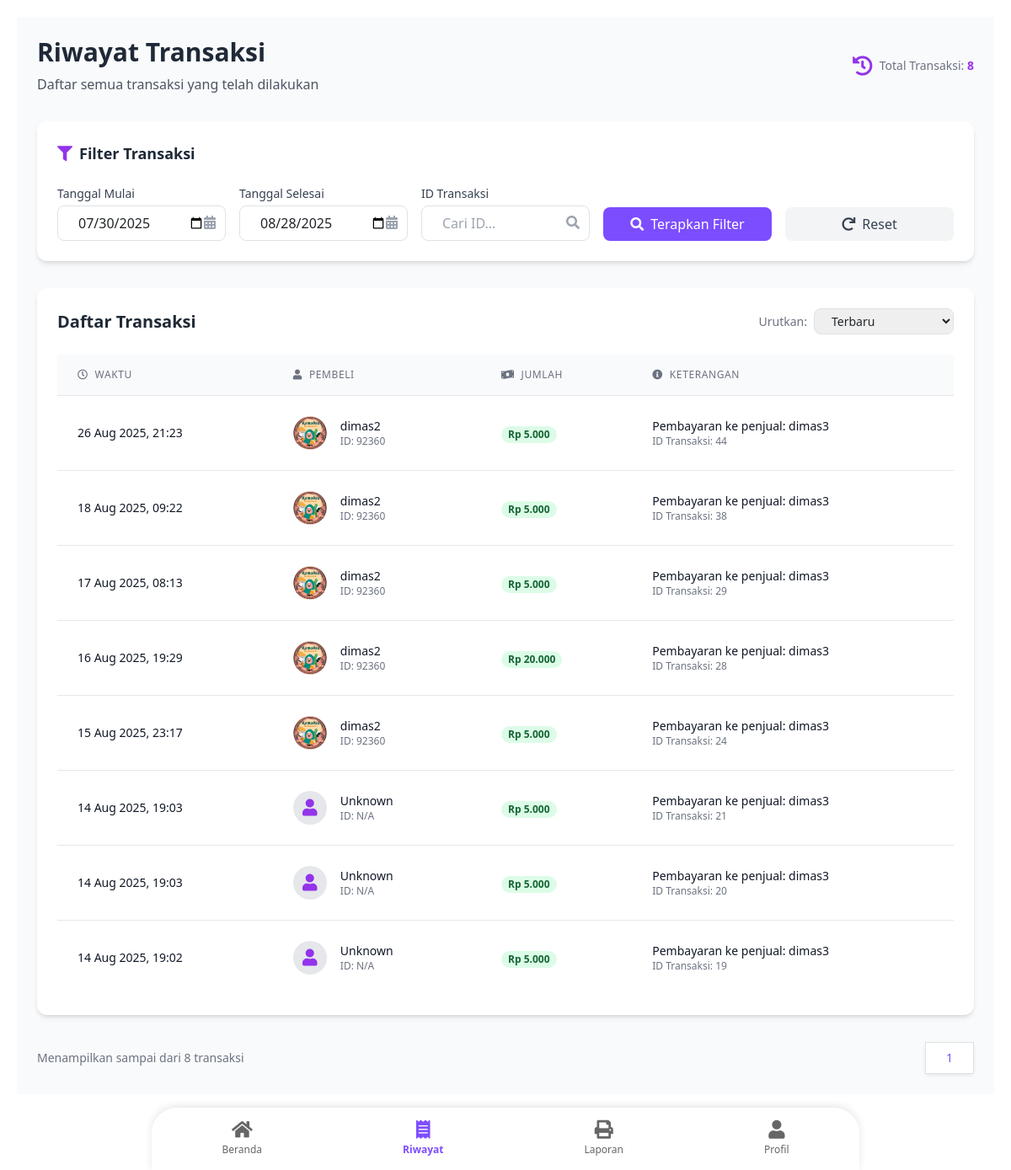
The app's page /penjual/history (signed in), older data.
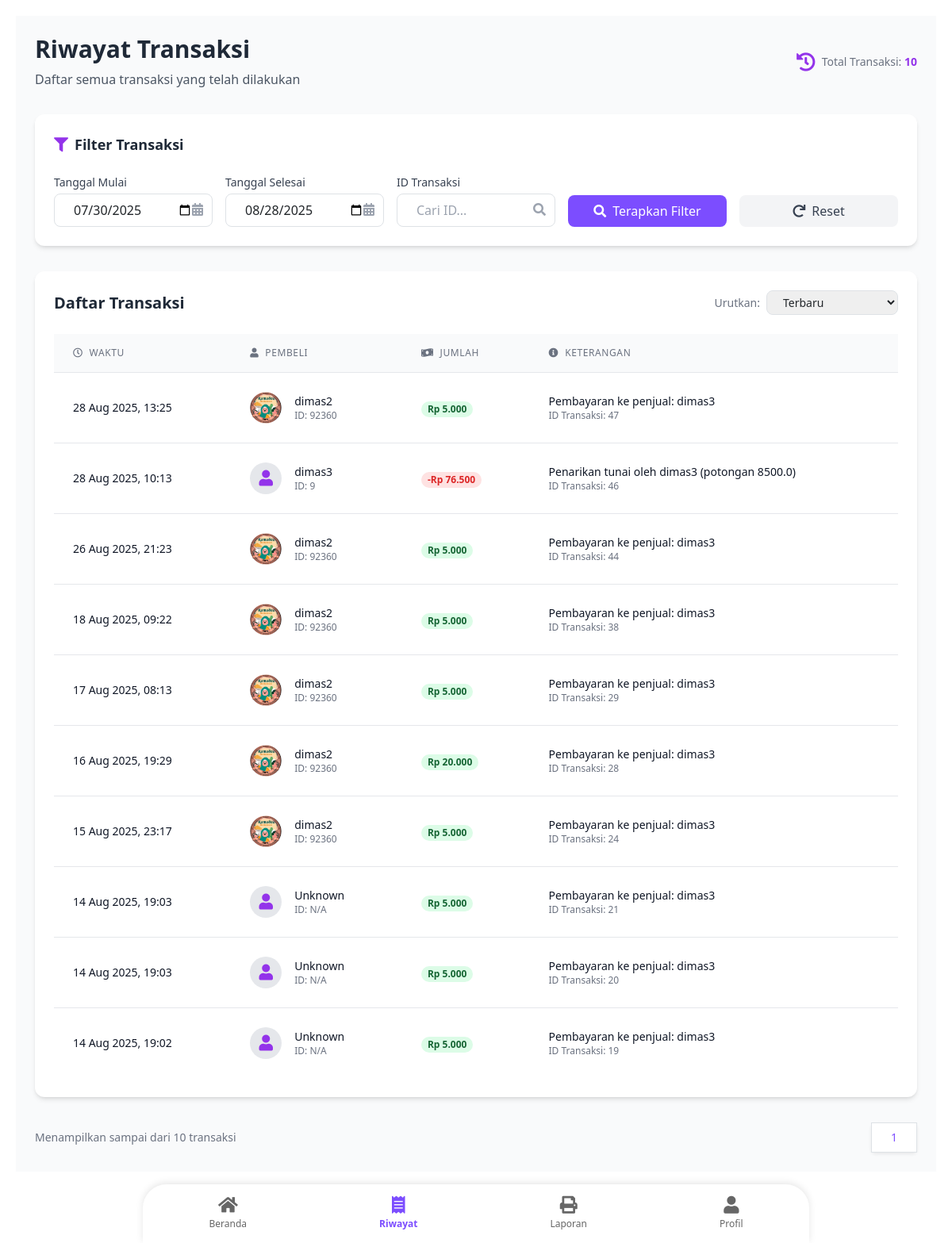
The same page, newer data.
### app.py (models this page shows, shortened)
class Transaction(db.Model):
    id = db.Column(db.Integer, primary_key=True)
    user_id = db.Column(db.Integer, db.ForeignKey('user.id'), nullable=False)
    related_user_id = db.Column(
        db.Integer, db.ForeignKey('user.id'), nullable=True)
    timestamp = db.Column(db.DateTime, nullable=False, default=datetime.utcnow)
    type = db.Column(db.String(20), nullable=False)
    amount = db.Column(db.Float, nullable=False)
    user_balance_before = db.Column(db.Float, nullable=False)
    user_balance_after = db.Column(db.Float, nullable=False)
    description = db.Column(db.String(200), nullable=True)
    user = db.relationship('User', foreign_keys=[user_id], backref=db.backref(
        'transactions', lazy='dynamic'))
    related_user = db.relationship('User', foreign_keys=[related_user_id])

class User(db.Model, UserMixin):
    id = db.Column(db.Integer, primary_key=True)
    username = db.Column(db.String(80), unique=True, nullable=False)
    password_hash = db.Column(db.String(128), nullable=False)
    role = db.Column(db.String(10), nullable=False)
    balance = db.Column(db.Float, nullable=False, default=0.0)
    profile_pic_filename = db.Column(db.String(100), nullable=True, default=None)
    kelas = db.Column(db.String(5), nullable=True)
    jurusan = db.Column(db.String(10), nullable=True)
    plain_password = db.Column(db.String(128))
    is_active = db.Column(db.Boolean, nullable=False, default=True)
    active_border_id = db.Column(db.Integer, db.ForeignKey('border.id'), nullable=True)
    active_border = db.relationship('Border', backref=db.backref('users', lazy=True))
    pin_transfer = db.Column(db.String(6), nullable=True)
    credential_id = db.Column(db.String(255), nullable=True)  # Untuk WebAuthn
    webauthn_enabled = db.Column(db.Boolean, default=False)   # Status fitur WebAuthn
    email = db.Column(db.String(255), nullable=True)
    email_verified = db.Column(db.Boolean, default=False)

### app.py (the view)
@app.route('/penjual/history')
@login_required
def history_vendor():
    if current_user.role != 'penjual':
        flash("Akses ditolak. Halaman ini hanya untuk penjual.", "danger")
        return redirect(url_for('dashboard'))
    page = request.args.get('page', 1, type=int)
    per_page = 10
    start_date_str = request.args.get('start_date')
    end_date_str = request.args.get('end_date')
    sort = request.args.get('sort', 'desc')
    transaction_id = request.args.get('transaction_id', type=int)  # Tambah ini
    now_wib = datetime.now(wib_tz)
    today_wib = now_wib.date()
    default_start_dt = today_wib - timedelta(days=29)
    default_end_dt = today_wib
    try:
        start_dt = date.fromisoformat(
            start_date_str) if start_date_str else default_start_dt
    except ValueError:
        start_dt = default_start_dt
    try:
        end_dt = date.fromisoformat(
            end_date_str) if end_date_str else default_end_dt
    except ValueError:
        end_dt = default_end_dt
    if start_dt > end_dt:
        start_dt, end_dt = default_start_dt, default_end_dt
    start_wib_day_local = datetime.combine(
        start_dt, time.min).replace(tzinfo=wib_tz)
    end_wib_day_local = datetime.combine(
        end_dt, time.max).replace(tzinfo=wib_tz)
    start_utc = start_wib_day_local.astimezone(utc_tz)
    end_utc = end_wib_day_local.astimezone(utc_tz)
    payment_query = Transaction.query.options(
        db.joinedload(Transaction.user)
    ).filter(
        Transaction.related_user_id == current_user.id,
        Transaction.type == 'payment',
        Transaction.timestamp >= start_utc,
        Transaction.timestamp <= end_utc
    )
    withdrawal_query = Transaction.query.options(
        db.joinedload(Transaction.user)
    ).filter(
        Transaction.user_id == current_user.id,
        Transaction.type.in_(['withdrawal', 'cashout_vendor']),
        Transaction.timestamp >= start_utc,
        Transaction.timestamp <= end_utc
    )
    all_query = payment_query.union_all(withdrawal_query)
    if transaction_id:
        all_query = all_query.filter(Transaction.id == transaction_id)
    if sort == 'asc':
        all_query = all_query.order_by(Transaction.timestamp.asc())
    elif sort == 'max':
        all_query = all_query.order_by(Transaction.amount.desc())
    elif sort == 'min':
        all_query = all_query.order_by(Transaction.amount.asc())
    else:  # default 'desc'
        all_query = all_query.order_by(Transaction.timestamp.desc())
    transactions_pagination = all_query.paginate(page=page, per_page=per_page)
    total_transaksi = all_query.count()
    return render_template(
        'penjual_history.html',
        transactions=transactions_pagination.items,
        pagination=transactions_pagination,
        filter_start_date=start_dt.strftime('%Y-%m-%d'),
        filter_end_date=end_dt.strftime('%Y-%m-%d'),
        total_transaksi=total_transaksi,
        filter_transaction_id=transaction_id  # Kirim ke template
    )

### app.py (called while the page is built)
def format_rupiah(value):
    try:
        val = float(value)
        if abs(val - round(val)) < 0.0001:
            formatted_value = f"{round(val):,}".replace(",", ".")
        else:
            us_formatted = "{:,.2f}".format(val)
            id_formatted = us_formatted.replace(",", "TEMP_SEP").replace(
                ".", ",").replace("TEMP_SEP", ".")
            formatted_value = id_formatted
        return "Rp " + formatted_value
    except (ValueError, TypeError, OverflowError):
        return "Rp -"  # Tampilkan strip atau format default lain

def format_wib(dt, fmt='%d %b %Y, %H:%M'):
    if not dt:
        return ''
    if dt.tzinfo is None:
        try:
            dt = utc_tz.localize(dt)
        except Exception:
            dt = dt.replace(tzinfo=utc_tz)
    dt_wib = dt.astimezone(wib_tz)
    return dt_wib.strftime(fmt)

@login_manager.user_loader
def load_user(user_id):
    return User.query.get(int(user_id))

def get_app_config():
    cfg = AppConfig.query.first()
    if not cfg:
        cfg = AppConfig(app_locked=False, lock_message='Belum jam istirahat')
        db.session.add(cfg)
        db.session.commit()
    return cfg

### templates/penjual_history.html (shortened to what the changed rows need)
<!DOCTYPE html>
<html lang="en">
<head>
    <link rel="stylesheet" href="https://cdnjs.cloudflare.com/ajax/libs/font-awesome/6.4.0/css/all.min.css">
</head>
<body>
    {% extends "penjual_base.html" %}
    {% block penjual_content %}
    <div class="min-h-screen bg-gray-50 p-6">
        <div class="max-w-7xl mx-auto">
            <div class="flex justify-between items-center mb-8">
                <div>
                    <h1 class="text-3xl font-bold text-gray-800">Riwayat Transaksi</h1>
                </div>
                <div class="flex items-center space-x-2">
                    <span class="text-sm font-medium text-gray-500">Total Transaksi: <span class="font-bold text-purple-600">{{ total_transaksi }}</span></span>
                </div>
            </div>
            <div class="bg-white rounded-xl shadow-md p-6 mb-8">
                <h2 class="text-lg font-semibold text-gray-800 mb-4 flex items-center">
                    <i class="fas fa-filter text-purple-600 mr-2"></i> Filter Transaksi
                </h2>
            </div>
            <div class="bg-white rounded-xl shadow-md overflow-hidden">
                <div class="p-6">
                    <div class="overflow-x-auto">
                        <table class="min-w-full divide-y divide-gray-200">
                            <thead class="bg-gray-50">
                                <tr>
                                    <th scope="col" class="px-6 py-3 text-left text-xs font-medium text-gray-500 uppercase tracking-wider">
                                        <div class="flex items-center">
                                            <i class="far fa-clock mr-2"></i> Waktu
                                        </div>
                                    </th>
                                    <th scope="col" class="px-6 py-3 text-left text-xs font-medium text-gray-500 uppercase tracking-wider">
                                        <div class="flex items-center">
                                            <i class="fas fa-user mr-2"></i> Pembeli
                                        </div>
                                    </th>
                                    <th scope="col" class="px-6 py-3 text-left text-xs font-medium text-gray-500 uppercase tracking-wider">
                                        <div class="flex items-center">
                                            <i class="fas fa-money-bill-wave mr-2"></i> Jumlah
                                        </div>
                                    </th>
                                    <th scope="col" class="px-6 py-3 text-left text-xs font-medium text-gray-500 uppercase tracking-wider">
                                        <div class="flex items-center">
                                            <i class="fas fa-info-circle mr-2"></i> Keterangan
                                        </div>
                                    </th>
                                </tr>
                            </thead>
                                                        <tbody class="bg-white divide-y divide-gray-200">
                                {% for trans in transactions %}
                                <tr class="transaction-card transition duration-150 ease-in-out hover:bg-gray-50">
                                    <td class="px-6 py-4 whitespace-nowrap">
                                        <div class="text-sm font-medium text-gray-900">{{ trans.timestamp|wib }}</div>
                                    </td>
                                    <td class="px-6 py-4 whitespace-nowrap">
                                        <div class="flex items-center">
                                            <div class="flex-shrink-0 h-10 w-10 rounded-full overflow-hidden bg-gray-200 flex items-center justify-center relative">
                                                {% if trans.type == 'withdrawal' %}
                                                    <i class="fas fa-money-bill-transfer text-orange-600 text-xl"></i>
                                                {% elif trans.user %}
                                                    <div class="relative w-10 h-10 flex items-center justify-center">
                                                        {% if trans.user.profile_pic_filename %}
                                                            <img src="{{ url_for('static', filename='profile_pics/' ~ trans.user.profile_pic_filename) }}?v={{ trans.user.profile_pic_filename }}"
                                                                 alt="Foto Profil" class="absolute left-1/2 top-1/2 w-8 h-8 -translate-x-1/2 -translate-y-1/2 rounded-full object-cover bg-white z-10">
                                                        {% else %}
                                                            <i class="fas fa-user absolute left-1/2 top-1/2 text-purple-600 text-xl -translate-x-1/2 -translate-y-1/2 z-10"></i>
                                                        {% endif %}
                                                    </div>
                                                {% else %}
                                                    <i class="fas fa-user text-purple-600 text-xl"></i>
                                                {% endif %}
                                            </div>
                                            <div class="ml-4">
                                                <div class="text-sm font-medium text-gray-900">
                                                    {% if trans.type == 'withdrawal' %}
                                                        Penarikan Saldo
                                                    {% else %}
                                                        {{ trans.user.username if trans.user else 'Unknown' }}
                                                    {% endif %}
                                                </div>
                                                <div class="text-xs text-gray-500">
                                                    {% if trans.type == 'withdrawal' %}
                                                        &mdash;
                                                    {% else %}
                                                        ID: {{ trans.user.id if trans.user else 'N/A' }}
                                                    {% endif %}
                                                </div>
                                            </div>
                                        </div>
                                    </td>
                                    <td class="px-6 py-4 whitespace-nowrap">
                                        <span class="px-2 inline-flex text-xs leading-5 font-semibold rounded-full
                                            {% if trans.type in ['withdrawal', 'cashout_vendor'] %}bg-red-100 text-red-600
                                            {% else %}bg-green-100 text-green-800{% endif %}">
                                            {% if trans.type in ['withdrawal', 'cashout_vendor'] %}
                                                -{{ trans.amount|rupiah }}
                                            {% else %}
                                                {{ trans.amount|rupiah }}
                                            {% endif %}
                                        </span>
                                    </td>
                                    <td class="px-6 py-4">
                                        <div class="text-sm text-gray-900">
                                            {% if trans.type == 'withdrawal' %}
                                                Penarikan saldo ke rekening penjual
                                            {% else %}
                                                {{ trans.description }}
                                            {% endif %}
                                        </div>
                                        <div class="text-xs text-gray-500">ID Transaksi: {{ trans.id }}</div>
                                    </td>
                                </tr>
                                {% endfor %}
                            </tbody>
                        </table>
                    </div>
                </div>
            </div>
            {% if pagination %}
            <div class="flex items-center justify-between mt-8">
                <div class="text-sm text-gray-500">
                    Menampilkan  sampai  dari <span class="font-medium">{{ pagination.total }}</span> transaksi
                </div>
                <nav class="relative z-0 inline-flex rounded-md shadow-sm -space-x-px no-underline" aria-label="Pagination">
                    {% for page_num in pagination.iter_pages() %}
                    {% if page_num %}
                        <a href="{{ url_for('history_vendor', page=page_num, start_date=filter_start_date, end_date=filter_end_date) }}"
                           class="relative inline-flex items-center px-4 py-2 border border-gray-300 bg-white text-sm font-medium {% if page_num == pagination.page %} pagination-active {% else %} text-gray-700 hover:bg-gray-50 no-underline{% endif %}">
                            {{ page_num }}
                        </a>
                    {% else %}
                        <span class="relative inline-flex items-center px-4 py-2 border border-gray-300 bg-white text-sm font-medium text-gray-700 no-underline">
                            ...
                        </span>
                    {% endif %}
                    {% endfor %}
                </nav>
            </div>
            {% endif %}
        </div>
    </div>
    {% endblock %}

Row changes from the older to the newer data that the page shows:
added Transaction: profile_pic_filename (picture)
added Transaction: type "cashout_vendor" (drawn)
Text that changed along with them:
{{ total_transaksi }}: "8" → "10"
{{ pagination.total }}: "8" → "10"
